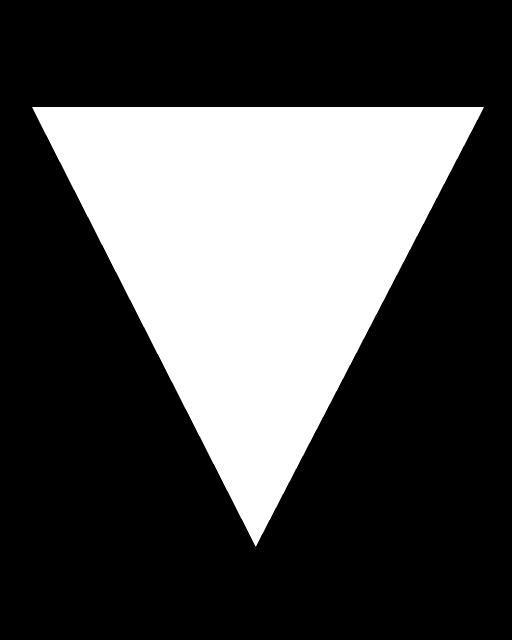
#> input picture dreieich-leonida/tools/layers/v1_inner45.png, 1024 x 1280 px, given in place of burg_hayn_art.jpg, which was not available (shown at 1/2 size)
$ python gta_cover.py
#> lines starting #> are read from the running program, lines starting #| are printed output that depends on the picture; after the words box and inside, x2 and y2 are one past the last pixel; in counts of white or black regions, pixels touching at a corner belong together
### dreieich-leonida/tools/gta_common.py
"""Shared config for the 'Dreieich III' cover-style pieces (posters, cover collage, reels)."""
import os

import cv2
import numpy as np
from PIL import Image, ImageDraw, ImageFont

ROOT = os.path.dirname(os.path.dirname(os.path.abspath(__file__)))
L = lambda *p: os.path.join(ROOT, *p)
CACHE = L('tools', 'cache', 'gta')
W, H = 1080, 1920
PURPLE = np.array([0.105, 0.043, 0.180], np.float32)       # cover frame colour (dark violet)
CREAM = np.array([0.98, 0.94, 0.80], np.float32)

# name -> file, title band (y0, y1 as fractions, None = no separate title), focus point of the subject
POSTERS = {
    'offenthal':       dict(file='u_offenthal.png',          title=(0.035, 0.235), focus=(0.52, 0.46)),
    # the Burgfestspiele take place in the castle in Dreieichenhain -> the capitals line is re-set ('caps')
    'burgfestspiele':  dict(file='u_burgfestspiele.png',     title=(0.035, 0.225), focus=(0.24, 0.34),
                            caps='DREIEICHENHAIN'),
    'villenkolonie':   dict(file='u_villenkolonie.png',      title=(0.765, 0.960), focus=(0.27, 0.30)),
    'bahnhof':         dict(file='u_bahnhof_buchschlag.png', title=None,           focus=(0.27, 0.40)),
    'sprendlingen':    dict(file='n_sprendlingen.png',       title=(0.015, 0.185), focus=(0.42, 0.42)),
    'burg_hayn':       dict(file='n_burg_hayn.png',          title=(0.015, 0.185), focus=(0.58, 0.55)),
    'hirschsprung':    dict(file='n_hirschsprung.png',       title=(0.015, 0.215), focus=(0.50, 0.40)),
    'parkschwimmbad':  dict(file='n_parkschwimmbad.png',     title=(0.015, 0.175), focus=(0.50, 0.62)),
    'ebbelwoi':        dict(file='n_ebbelwoi.png',           title=(0.015, 0.215), focus=(0.42, 0.40)),
    'goetzenhain':     dict(file='n_goetzenhain.png',        title=(0.020, 0.215), focus=(0.55, 0.62)),
    'fahrgasse':       dict(file='n_fahrgasse.png',          title=(0.015, 0.210), focus=(0.44, 0.42)),
}


def font(name, size):
    return ImageFont.truetype(L('tools', 'fonts', name), size)


# [15 lines left out: function text_layer, not called in this run]


def imread(path):
    im = cv2.imread(path, cv2.IMREAD_UNCHANGED)
    if im is None:
        raise FileNotFoundError(path)
    if im.ndim == 2:
        return im
    if im.shape[2] == 4:
        return cv2.cvtColor(im, cv2.COLOR_BGRA2RGBA)
    return cv2.cvtColor(im, cv2.COLOR_BGR2RGB)


# [11 lines left out: function imwrite, not called in this run]


# ----------------------------------------------------------------- cover layout (slanted panel grid)
def cover_layout(w, h, rows, margin=30, gutter=16, slope=0.035, skew=0.06):
    """rows: list of (height_fraction, [column width fractions]).  Returns list of (row, col, polygon)."""
#> called with w = 1080, h = 1350, margin = 28, gutter = 15, slope = 0.035, skew = 0.06
    x0, x1 = margin, w - margin
    y0, y1 = margin, h - margin
    hs = np.array([r[0] for r in rows], np.float64)
    ys = y0 + np.concatenate([[0], np.cumsum(hs / hs.sum())]) * (y1 - y0)
    xc = (x0 + x1) / 2
    # row boundary k:  y = ys[k] + sl[k] * (x - xc); outer edges are straight
    sl = [0.0] + [slope * (1 if k % 2 else -1) for k in range(1, len(rows))] + [0.0]
    line_y = lambda k, x: ys[k] + sl[k] * (x - xc)
    polys = []
    for r, (_, cols) in enumerate(rows):
        cs = np.array(cols, np.float64)
        xs = x0 + np.concatenate([[0], np.cumsum(cs / cs.sum())]) * (x1 - x0)
        ym = (ys[r] + ys[r + 1]) / 2
        sk = [0.0] + [skew * (1 if (j + r) % 2 else -1) for j in range(1, len(cols))] + [0.0]

        def corner(j, k):
            # intersection of column line x = xs[j] + sk[j]*(y - ym) with row line k (two fixed-point steps)
            x = xs[j]
            for _ in range(4):
                y = line_y(k, x)
                x = xs[j] + sk[j] * (y - ym)
            return (x, line_y(k, x))

        for c in range(len(cols)):
            polys.append((r, c, np.array([corner(c, r), corner(c + 1, r), corner(c + 1, r + 1), corner(c, r + 1)],
                                         np.float32)))
    return polys, gutter


def poly_mask(poly, w, h, gutter):
#> called with poly = array of shape (4, 2), w = 1080, h = 1350, gutter = 15
    m = np.zeros((h * 2, w * 2), np.uint8)
    cv2.fillPoly(m, [np.round(poly * 2).astype(np.int32)], 255)
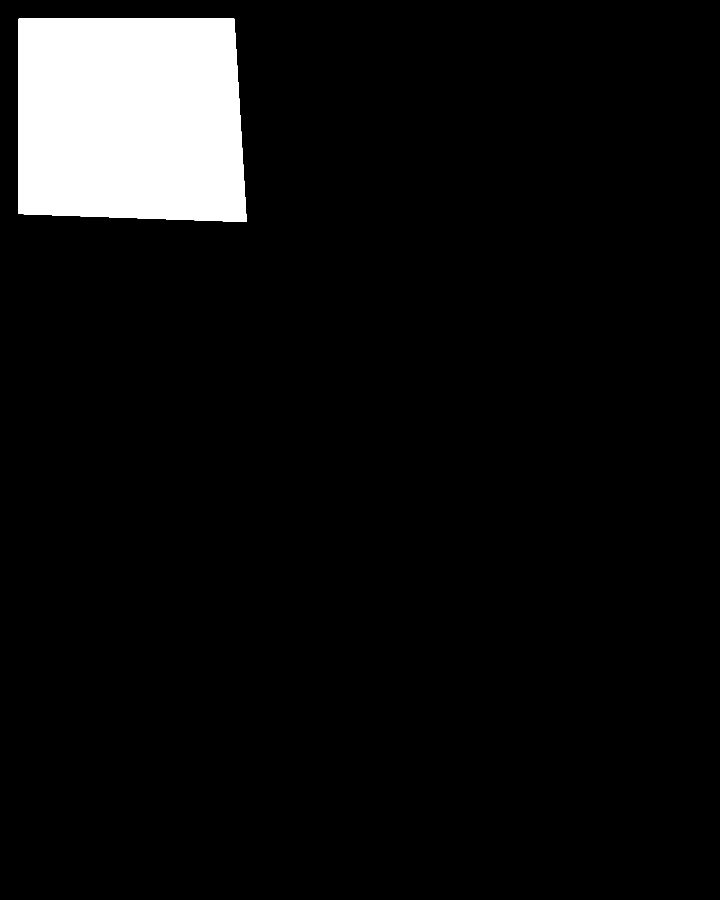
#> m: shape (2700, 2160) (shown at 1/3 size); 6.8% white; 1 white region, box (x1, y1, x2, y2) and area: (56, 56, 740, 666) 397747
    k = int(gutter)                                         # erode by gutter/2 at 2x supersampling
    m = cv2.erode(m, cv2.getStructuringElement(cv2.MORPH_ELLIPSE, (2 * k + 1, 2 * k + 1)))
    return cv2.resize(m, (w, h), interpolation=cv2.INTER_AREA).astype(np.float32) / 255

### dreieich-leonida/tools/gta_cover.py
"""'Dreieich III' cover: slanted panel collage in the manner of an open-world game cover.

`build(w, h)` returns the parts (panel sprites, emblem, badge) so the reels can animate them;
running the file writes the stills final/gta_cover_4x5.jpg and final/gta_cover_9x16.jpg.
"""
import os

import cv2
import numpy as np

from gta_common import CACHE, L, PURPLE, cover_layout, imread, imwrite, poly_mask

# (poster, crop centre x, y in the poster, zoom)  — row by row
PANELS = [
    [('burg_hayn', 0.55, 0.43, 1.05), ('parkschwimmbad', 0.47, 0.62, 1.15), ('offenthal', 0.50, 0.50, 1.35)],
    [('burgfestspiele', 0.42, 0.37, 1.45), ('ebbelwoi', 0.27, 0.36, 2.0)],
    [('sprendlingen', 0.45, 0.41, 1.25), ('villenkolonie', 0.31, 0.33, 1.65), ('fahrgasse', 0.48, 0.42, 1.30)],
    [('goetzenhain', 0.50, 0.62, 1.0), ('hirschsprung', 0.60, 0.40, 1.22)],
]
ROWS = {
    'story': [(0.23, [1, 1.08, 1]), (0.30, [1, 1]), (0.25, [1, 1.05, 1]), (0.22, [1.05, 1])],
    'feed':  [(0.24, [1, 1.08, 1]), (0.31, [1, 1]), (0.24, [1, 1.05, 1]), (0.21, [1.05, 1])],
}
FEED_CROP = {'hirschsprung': (0.50, 0.365, 1.0)}        # the 4:5 bottom row is flatter: show the whole leap
_art = {}


def art(name):
#> called with name = 'burg_hayn'
    if name not in _art:
        _art[name] = imread(os.path.join(CACHE, f'{name}_art.jpg')).astype(np.float32) / 255
#> in imread, `im = cv2.imread(path, cv2.IMREAD_UNCHANGED)`: im: shape (1280, 1024); 30.3% white; 1 white region, box (x1, y1, x2, y2) and area: (64, 214, 968, 1093) 397748
    return _art[name]


def crop_fit(img, cx, cy, zoom, bw, bh):
#> called with cx = 0.55, cy = 0.43, zoom = 1.05, bw = 342, bh = 305
    h, w = img.shape[:2]
#> h = 1280; w = 1024
    a = bw / bh
#> a = 1.12
    ch = min(h, w / a) / zoom
#> ch = 869.7
    cw = ch * a
#> cw = 975.2
    x0 = float(np.clip(cx * w - cw / 2, 0, w - cw))
#> x0 = 48.76
    y0 = float(np.clip(cy * h - ch / 2, 0, h - ch))
#> y0 = 115.5
    M = np.float32([[bw / cw, 0, -x0 * bw / cw], [0, bh / ch, -y0 * bh / ch]])
#> M = [[0.351, 0, -17.1], [0, 0.351, -40.52]]
    return cv2.warpAffine(img, M, (bw, bh), flags=cv2.INTER_AREA if bw < cw else cv2.INTER_CUBIC)
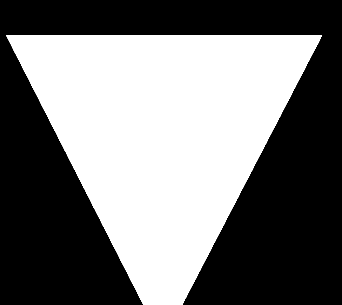
#> returned value: shape (305, 342) float32; min 0, max 1, mean 0.461


# [38 lines left out: functions _rounded, _on_plate, badge, logo_plate, not called in this run]


def build(w, h, kind):
    polys, gutter = cover_layout(w, h, ROWS[kind], margin=int(0.026 * w), gutter=int(0.0145 * w))
    panels = []
    for (r, c, poly) in polys:
        name, cx, cy, zoom = PANELS[r][c]
        if kind == 'feed' and name in FEED_CROP:
            cx, cy, zoom = FEED_CROP[name]
        x0, y0 = np.floor(poly.min(0)).astype(int)
        x1, y1 = np.ceil(poly.max(0)).astype(int)
        x0, y0, x1, y1 = max(0, x0), max(0, y0), min(w, x1), min(h, y1)
        m = poly_mask(poly, w, h, gutter)[y0:y1, x0:x1]
        rgb = crop_fit(art(name), cx, cy, zoom, x1 - x0, y1 - y0)
        # a thin lighter inner edge like printed panel borders
        panels.append(dict(name=name, row=r, col=c, box=(x0, y0, x1, y1), rgb=rgb, a=m,
                           centre=((x0 + x1) / 2, (y0 + y1) / 2)))
    em = imread(os.path.join(CACHE, 'emblem.png')).astype(np.float32) / 255
    ew = int(w * (0.62 if kind == 'story' else 0.56))
    eh = int(ew * em.shape[0] / em.shape[1])
    em = cv2.resize(em, (ew, eh), interpolation=cv2.INTER_AREA)
    rows = ROWS[kind]
    tot = sum(r[0] for r in rows)
    yc = h * (rows[0][0] + rows[1][0] / 2) / tot + 0.012 * h
    emblem = dict(rgba=em, centre=(w / 2, yc))
    bsz = int(0.125 * w)
    bd = dict(rgba=badge(bsz), centre=(w - int(0.026 * w) - int(0.0145 * w) - bsz / 2 - 14,
                                       h - int(0.026 * w) - int(0.0145 * w) - bsz / 2 - 14))
    return dict(panels=panels, emblem=emblem, badge=bd, w=w, h=h)


# [32 lines left out: functions paste, compose, not called in this run]


if __name__ == '__main__':
    for kind, (w, h) in (('feed', (1080, 1350)), ('story', (1080, 1920))):
#> (the run stopped early here; a loop or call above may not have finished)
